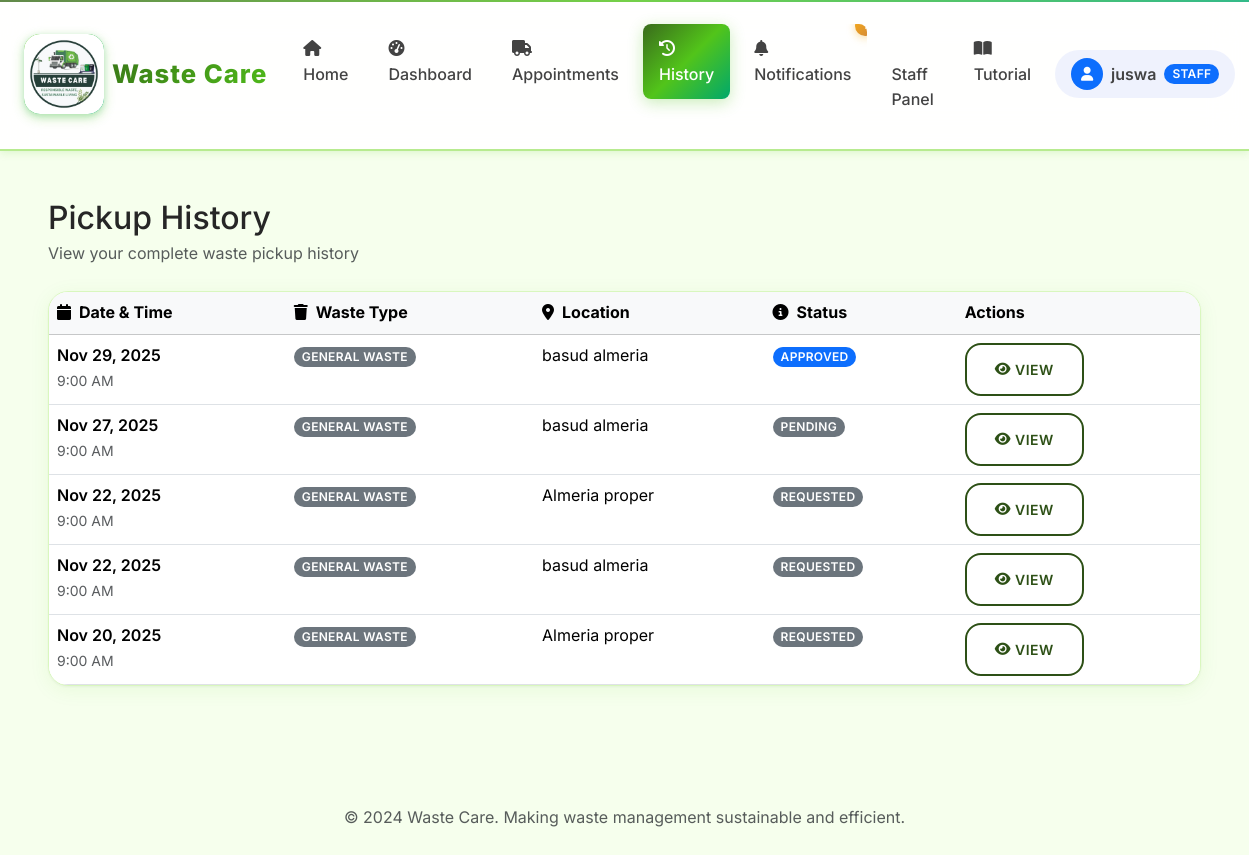
/history/ (signed in), run on the app's committed database.
### core/models.py (models this page shows, shortened)
class User(AbstractUser):
    ROLE_CHOICES = [
        ("residents", "Residents"),
        ("staff", "Staff"),
        ("admin", "Admin"),
    ]
    role = models.CharField(max_length=20, choices=ROLE_CHOICES, default="residents")

class Appointment(models.Model):
    STATUS_CHOICES = [
        ("pending", "Pending"),
        ("approved", "Approved"),
        ("in_progress", "In Progress"),
        ("completed", "Completed"),
        ("cancelled", "Cancelled"),
    ]
    WASTE_TYPE_CHOICES = [
        ("general", "General Waste"),
        ("recyclable", "Recyclable"),
        ("organic", "Organic/Compost"),
        ("hazardous", "Hazardous Waste"),
        ("bulk", "Bulk Items"),
    ]
    PRIORITY_CHOICES = [
        ("low", "Low Priority"),
        ("normal", "Normal"),
        ("high", "High Priority"),
        ("urgent", "Urgent"),
    ]
    DAY_CHOICES = [
        ("monday", "Monday"),
        ("tuesday", "Tuesday"),
        ("wednesday", "Wednesday"),
        ("thursday", "Thursday"),
        ("friday", "Friday"),
        ("saturday", "Saturday"),
        ("sunday", "Sunday"),
    ]
    customer = models.ForeignKey(User, on_delete=models.CASCADE, related_name="appointments")
    pickup_day = models.CharField(max_length=10, choices=DAY_CHOICES, default="monday", help_text="Preferred day of the week for pickup")
    address = models.CharField(max_length=255)
    latitude = models.DecimalField(max_digits=9, decimal_places=6, null=True, blank=True, help_text="Latitude coordinate")
    longitude = models.DecimalField(max_digits=9, decimal_places=6, null=True, blank=True, help_text="Longitude coordinate")
    preferred_date = models.DateField()
    preferred_time = models.TimeField()
    waste_type = models.CharField(max_length=20, choices=WASTE_TYPE_CHOICES, default="general")
    estimated_weight = models.DecimalField(max_digits=6, decimal_places=2, null=True, blank=True, help_text="Weight in kg")
    priority = models.CharField(max_length=10, choices=PRIORITY_CHOICES, default="normal")
    notes = models.TextField(blank=True)
    special_instructions = models.TextField(blank=True, help_text="Special handling requirements")
    status = models.CharField(max_length=20, choices=STATUS_CHOICES, default="pending")
    created_at = models.DateTimeField(auto_now_add=True)
    updated_at = models.DateTimeField(auto_now=True)
    handled_by = models.ForeignKey(
        User, on_delete=models.SET_NULL, null=True, blank=True, related_name="handled_appointments"
    )
    scheduled_datetime = models.DateTimeField(null=True, blank=True)
    completion_datetime = models.DateTimeField(null=True, blank=True)
    actual_weight = models.DecimalField(max_digits=6, decimal_places=2, null=True, blank=True)
    class Meta:
        ordering = ['-created_at']
        indexes = [
            models.Index(fields=['status', 'preferred_date']),
            models.Index(fields=['customer', 'status']),
        ]

### core/views.py (the view)
# urls.py: path("history/", views.history_view, name="history"),
@login_required
def history_view(request):
    if is_staff_like(request.user):
        appointments = Appointment.objects.select_related("customer", "handled_by").order_by("-preferred_date", "-preferred_time")
    else:
        appointments = Appointment.objects.filter(customer=request.user).order_by("-preferred_date", "-preferred_time")
    return render(request, "core/history.html", {"appointments": appointments})

### core/context_processors.py (called while the page is built)
def navbar_context(request):
    context = {
        'MAPTILER_API_KEY': settings.MAPTILER_API_KEY,
    }
    if request.user.is_authenticated:
        context['unread_notifications'] = Notification.objects.filter(
            user=request.user,
            is_read=False
        ).count()
    else:
        context['unread_notifications'] = 0
    return context

### core/views.py (called while the page is built)
def is_staff_like(user: User) -> bool:
    return user.is_authenticated and (user.role in {"staff", "admin"} or user.is_staff)

### core/templates/core/history.html (shortened to what this page needs)
{% extends "base.html" %}
{% block content %}
<div class="container-fluid px-4 py-4">
  <div class="row mb-4">
    <div class="col-12">
      <h1 class="h2 mb-1">Pickup History</h1>
      <p class="text-muted mb-0">View your complete waste pickup history</p>
    </div>
  </div>
  <div class="row">
    <div class="col-12">
      {% if appointments %}
        <div class="card">
          <div class="table-responsive">
            <table class="table table-hover mb-0">
              <thead class="table-light">
                <tr>
                  <th><i class="fas fa-calendar me-2"></i>Date & Time</th>
                  <th><i class="fas fa-trash me-2"></i>Waste Type</th>
                  <th><i class="fas fa-map-marker-alt me-2"></i>Location</th>
                  <th><i class="fas fa-info-circle me-2"></i>Status</th>
                  <th>Actions</th>
                </tr>
              </thead>
              <tbody>
                {% for appointment in appointments %}
                  <tr>
                    <td>
                      <div class="fw-semibold">{{ appointment.preferred_date|date:"M d, Y" }}</div>
                      <small class="text-muted">{{ appointment.preferred_time|time:"g:i A" }}</small>
                    </td>
                    <td>
                      <span class="badge {% if appointment.waste_type == 'recyclable' %}bg-success{% elif appointment.waste_type == 'organic' %}bg-warning text-dark{% elif appointment.waste_type == 'hazardous' %}bg-danger{% else %}bg-secondary{% endif %}">
                        {{ appointment.get_waste_type_display }}
                      </span>
                    </td>
                    <td>
                      <div>{{ appointment.address|truncatechars:40 }}</div>
                    </td>
                    <td>
                      <span class="badge {% if appointment.status == 'completed' %}bg-success{% elif appointment.status == 'approved' %}bg-primary{% elif appointment.status == 'in_progress' %}bg-warning text-dark{% elif appointment.status == 'cancelled' %}bg-danger{% else %}bg-secondary{% endif %}">
                        {{ appointment.get_status_display }}
                      </span>
                    </td>
                    <td>
                      <a href="{% url 'core:pickup_detail' appointment.pk %}" class="btn btn-sm btn-outline-primary">
                        <i class="fas fa-eye me-1"></i>View
                      </a>
                    </td>
                  </tr>
                {% endfor %}
              </tbody>
            </table>
          </div>
        </div>
      {% endif %}
    </div>
  </div>
</div>
{% endblock %}

### waste_care/templates/includes/navbar.html (shortened to what this page needs)
{% load static %}
<nav class="navbar navbar-expand-lg sticky-top">
  <div class="container-fluid px-4">
    <a class="navbar-brand d-flex align-items-center" href="{% url 'core:home' %}">
      <div class="brand-icon me-2">
        <img src="{% static 'img/image1.jpg' %}" alt="Waste Care logo" class="brand-icon-image">
      </div>
      <span class="brand-text">Waste Care</span>
    </a>
    <div class="collapse navbar-collapse" id="navbarNav">
      <ul class="navbar-nav me-auto">
        <li class="nav-item">
          <a class="nav-link {% if request.resolver_match.url_name == 'home' %}active{% endif %}" href="{% url 'core:home' %}">
            <i class="fas fa-home me-2"></i>Home
          </a>
        </li>
        <li class="nav-item">
          <a class="nav-link {% if 'dashboard' in request.resolver_match.url_name %}active{% endif %}" href="{% url 'core:dashboard' %}">
            <i class="fas fa-tachometer-alt me-2"></i>Dashboard
          </a>
        </li>
        <li class="nav-item">
          <a class="nav-link {% if 'pickup' in request.resolver_match.url_name %}active{% endif %}" href="{% url 'core:pickup_list' %}">
            <i class="fas fa-truck me-2"></i>Appointments
          </a>
        </li>
        <li class="nav-item">
          <a class="nav-link {% if request.resolver_match.url_name == 'history' %}active{% endif %}" href="{% url 'core:history' %}">
            <i class="fas fa-history me-2"></i>History
          </a>
        </li>
        <li class="nav-item">
          <a class="nav-link {% if request.resolver_match.url_name == 'notifications' %}active{% endif %}" href="{% url 'core:notifications' %}">
            <i class="fas fa-bell me-2"></i>Notifications
            {% if unread_notifications > 0 %}
              <span class="notification-badge">{{ unread_notifications }}</span>
            {% endif %}
          </a>
        </li>
        {% if user.role == 'staff' or user.role == 'admin' %}
        <li class="nav-item">
          <a class="nav-link {% if 'staff' in request.resolver_match.url_name %}active{% endif %}" href="{% url 'core:staff_panel' %}">
            Staff Panel
          </a>
        </li>
        {% endif %}
        <li class="nav-item">
          <a class="nav-link {% if request.resolver_match.url_name == 'tutorial' %}active{% endif %}" href="{% url 'core:tutorial' %}">
            <i class="fas fa-book-open me-2"></i>Tutorial
          </a>
        </li>
      </ul>
      <ul class="navbar-nav">
        {% if user.is_authenticated %}
          <li class="nav-item dropdown">
            <a class="nav-link dropdown-toggle d-flex align-items-center px-3 py-2" href="#" id="userDropdown" role="button" data-bs-toggle="dropdown">
              <div class="rounded-circle bg-primary d-flex align-items-center justify-content-center me-2" style="width: 32px; height: 32px;">
                <i class="fas fa-user text-white" style="font-size: 0.875rem;"></i>
              </div>
              <span class="fw-semibold">{{ user.username }}</span>
              {% if user.role == 'staff' or user.role == 'admin' %}
                <span class="badge bg-primary ms-2">{{ user.role|title }}</span>
              {% endif %}
            </a>
          </li>
        {% endif %}
      </ul>
    </div>
  </div>
</nav>

### data on the page
User: username "juswa", role "STAFF"
Appointment: preferred_date "Nov 29, 2025", preferred_time "9:00 AM", waste_type "GENERAL WASTE", address "basud almeria", status "APPROVED"
Appointment: preferred_date "Nov 27, 2025", preferred_time "9:00 AM", waste_type "GENERAL WASTE", address "basud almeria", status "PENDING"
Appointment: preferred_date "Nov 22, 2025", preferred_time "9:00 AM", waste_type "GENERAL WASTE", address "Almeria proper", status "REQUESTED"
Appointment: preferred_date "Nov 22, 2025", preferred_time "9:00 AM", waste_type "GENERAL WASTE", address "basud almeria", status "REQUESTED"
Appointment: preferred_date "Nov 20, 2025", preferred_time "9:00 AM", waste_type "GENERAL WASTE", address "Almeria proper", status "REQUESTED"
